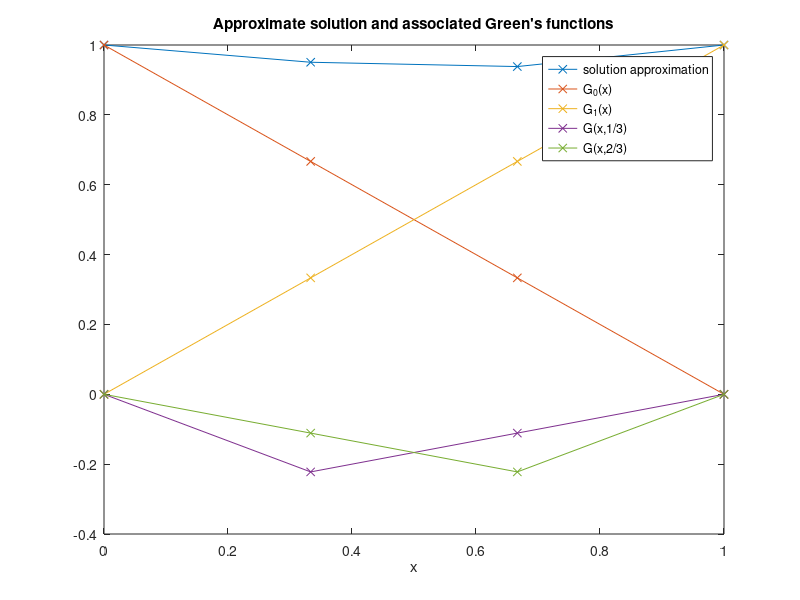

The MATLAB script that drew this image:
clear
h=1/3;
x = [0 1/3 2/3 1];
u = [1 77/81 76/81 1];

G0 = [1 2/3 1/3 0];
G1 = [0 1/3 2/3 1]; 
G1_3 = [0 -2/27 -1/27 0]/h;
G2_3 = [0 -1/27 -2/27 0]/h;

plot(x,u,'x-',x,G0,'x-',x,G1,'x-',x,G1_3,'x-',x,G2_3,'x-')
legend('solution approximation','G_0(x)','G_1(x)','G(x,1/3)','G(x,2/3)')
xlabel('x')
title('Approximate solution and associated Green''s functions')
saveas(gcf,'hw2p2','epsc')
